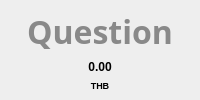
                        <widget class="QFrame" name="otherlimitframe">
                         <property name="sizePolicy">
                          <sizepolicy hsizetype="Fixed" vsizetype="Fixed">
                           <horstretch>0</horstretch>
                           <verstretch>0</verstretch>
                          </sizepolicy>
                         </property>
                         <property name="minimumSize">
                          <size>
                           <width>79</width>
                           <height>81</height>
                          </size>
                         </property>
                         <property name="layoutDirection">
                          <enum>Qt::LeftToRight</enum>
                         </property>
                         <property name="styleSheet">
                          <string notr="true">QFrame {

	background-color: rgb(238, 238, 238);
	border-radius: 5px;
}

QLabel {
	
	
	background-color: rgba(255, 255, 255, 0);
}</string>
                         </property>
                         <property name="frameShape">
                          <enum>QFrame::StyledPanel</enum>
                         </property>
                         <property name="frameShadow">
                          <enum>QFrame::Raised</enum>
                         </property>
                         <layout class="QVBoxLayout" name="verticalLayout_22">
                          <property name="topMargin">
                           <number>9</number>
                          </property>
                          <property name="bottomMargin">
                           <number>9</number>
                          </property>
                          <item>
                           <widget class="QLabel" name="otherlimiticon">
                            <property name="font">
                             <font>
                              <family>Font Awesome 6 Free</family>
                              <pointsize>24</pointsize>
                              <bold>true</bold>
                             </font>
                            </property>
                            <property name="styleSheet">
                             <string notr="true">color: rgb(137, 137, 137);</string>
                            </property>
                            <property name="text">
                             <string>Question</string>
                            </property>
                            <property name="alignment">
                             <set>Qt::AlignCenter</set>
                            </property>
                           </widget>
                          </item>
                          <item>
                           <widget class="QLabel" name="otherlimitlabel">
                            <property name="font">
                             <font>
                              <family>Arial</family>
                              <bold>true</bold>
                             </font>
                            </property>
                            <property name="text">
                             <string>0.00</string>
                            </property>
                            <property name="alignment">
                             <set>Qt::AlignCenter</set>
                            </property>
                           </widget>
                          </item>
                          <item>
                           <widget class="QLabel" name="limitcurrency_8">
                            <property name="font">
                             <font>
                              <family>Arial</family>
                              <pointsize>7</pointsize>
                              <bold>true</bold>
                             </font>
                            </property>
                            <property name="text">
                             <string>THB</string>
                            </property>
                            <property name="alignment">
                             <set>Qt::AlignCenter</set>
                            </property>
                           </widget>
                          </item>
                         </layout>
                        </widget>
